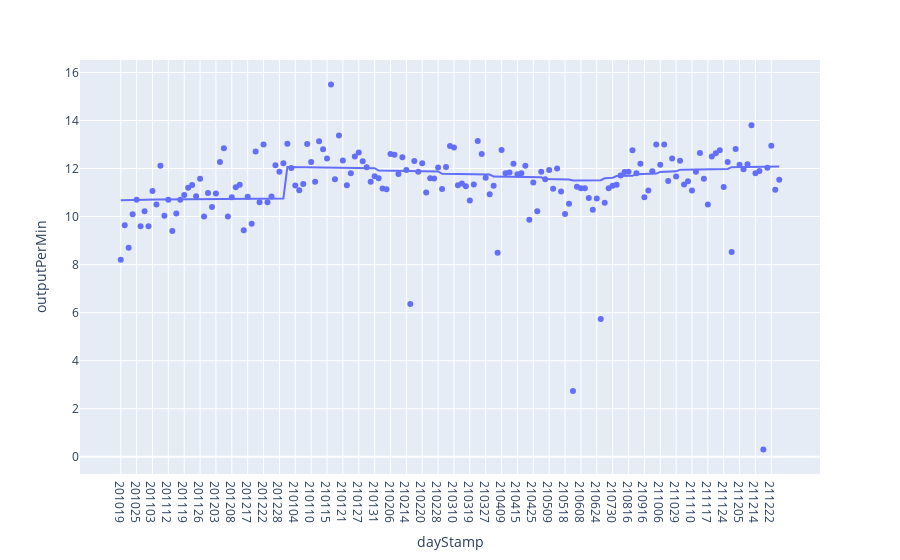

The notebook cell saved with this chart:
### Markdown cell above
The graph above kind of works. But I see two problems:
1. sometimes there are outliers - the 30 min class these shouldn't be graphed because clearly they are classes that I didn't really do. but I don't want to remove them without manually looking at them because there aren't that many instances. the best thing is just to manually delete the class on peloton account
2. average output might not be that helpful. will probably want to look at total output or group all classes from a day together

### Code cell
#visualize average output per instructor over time
#sampleClassDF[['dayStamp','output','duration']].groupby('dayStamp').sum()
groupDays = sampleClassDF.groupby('dayStamp')['output','duration'].apply(lambda x: x.astype(float).sum())
groupDays['outputPerMin'] = groupDays.output/groupDays.duration
fig3 = px.scatter(groupDays, x=groupDays.index, y="outputPerMin", trendline="lowess")
fig3.show()

### Figure 1 — Plotly figure (JSON) as saved in the notebook; plotly's stock layout.template omitted (floating-point values rounded to 4 significant figures; data arrays with more than 128 entries replaced by an {"elided": "..."} marker saying what was removed)
{"data": [{"hovertemplate": "dayStamp=%{x}<br>outputPerMin=%{y}<extra></extra>", "legendgroup": "", "marker": {"color": "#636efa", "symbol": "circle"}, "mode": "markers", "name": "", "orientation": "v", "showlegend": false, "type": "scatter", "x": {"elided": "167 str values"}, "xaxis": "x", "y": {"elided": "167 float values"}, "yaxis": "y"}, {"hovertemplate": "<b>LOWESS trendline</b><br><br>dayStamp=%{x}<br>outputPerMin=%{y} <b>(trend)</b><extra></extra>", "legendgroup": "", "marker": {"color": "#636efa", "symbol": "circle"}, "mode": "lines", "name": "", "showlegend": false, "type": "scatter", "x": {"elided": "167 str values"}, "xaxis": "x", "y": {"elided": "167 float values"}, "yaxis": "y"}], "layout": {"legend": {"tracegroupgap": 0}, "margin": {"t": 60}, "xaxis": {"anchor": "y", "domain": [0.0, 1.0], "title": {"text": "dayStamp"}}, "yaxis": {"anchor": "x", "domain": [0.0, 1.0], "title": {"text": "outputPerMin"}}}}
